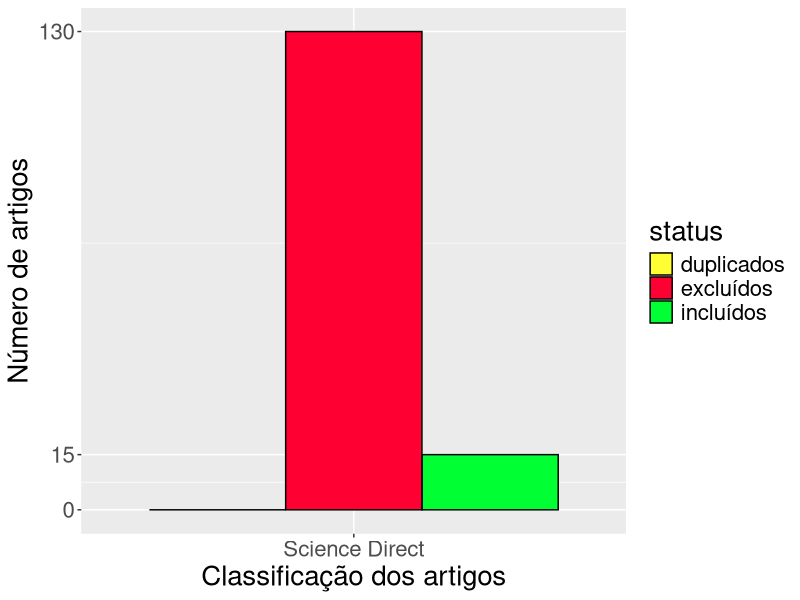

R code for this plot:
library(ggplot2)

df2 <- data.frame(status = factor(c("incluídos",
                                    "excluídos", 
                                    "duplicados")),
                  
                  time = factor(c("Science Direct",  
                                  "Science Direct",   
                                  "Science Direct"), 
                                
                                levels=c("Science Direct")),
                  total_bill = c(15,  
                                 130, 
                                 0))

# Very basic bar graph
r <- ggplot(data=df2, aes(x=time, y=total_bill, fill=status)) +
  theme(text = element_text(size=20))+
  geom_bar(stat="identity", position=position_dodge(), colour="black") +
  scale_fill_manual(values=c("#FFFF33", "#FF0033", "#00FF33")
                    
                    #      + xlab("New x label")
                    #       + ylab("New y label")
                    
  )
r <- r + xlab("Classificação dos artigos")
r <- r + ylab("Número de artigos")
r <- r + scale_y_continuous(breaks=c(0, 15, 130), 
                            labels=c("0","15", "130"))


#385, 401
#Salva grafico
ggsave(filename="/home/toasty/Dropbox/MestradoAdilson/2semestre2014/Qualificacao/texto/ScriptR/ScienceDirect.png", dpi = 600)
#print(r)



#     Documentacao sobre graficos em ggplot2
#     http://docs.ggplot2.org/current/ggsave.html
#     http://stackoverflow.com/questions/13297995/changing-font-size-and-direction-of-axes-text-in-ggplot2
#     https://rstudio-pubs-static.s3.amazonaws.com/3364_d1a578f521174152b46b19d0c83cbe7e.html
#     http://www.cookbook-r.com/Graphs/Axes_%28ggplot2%29/